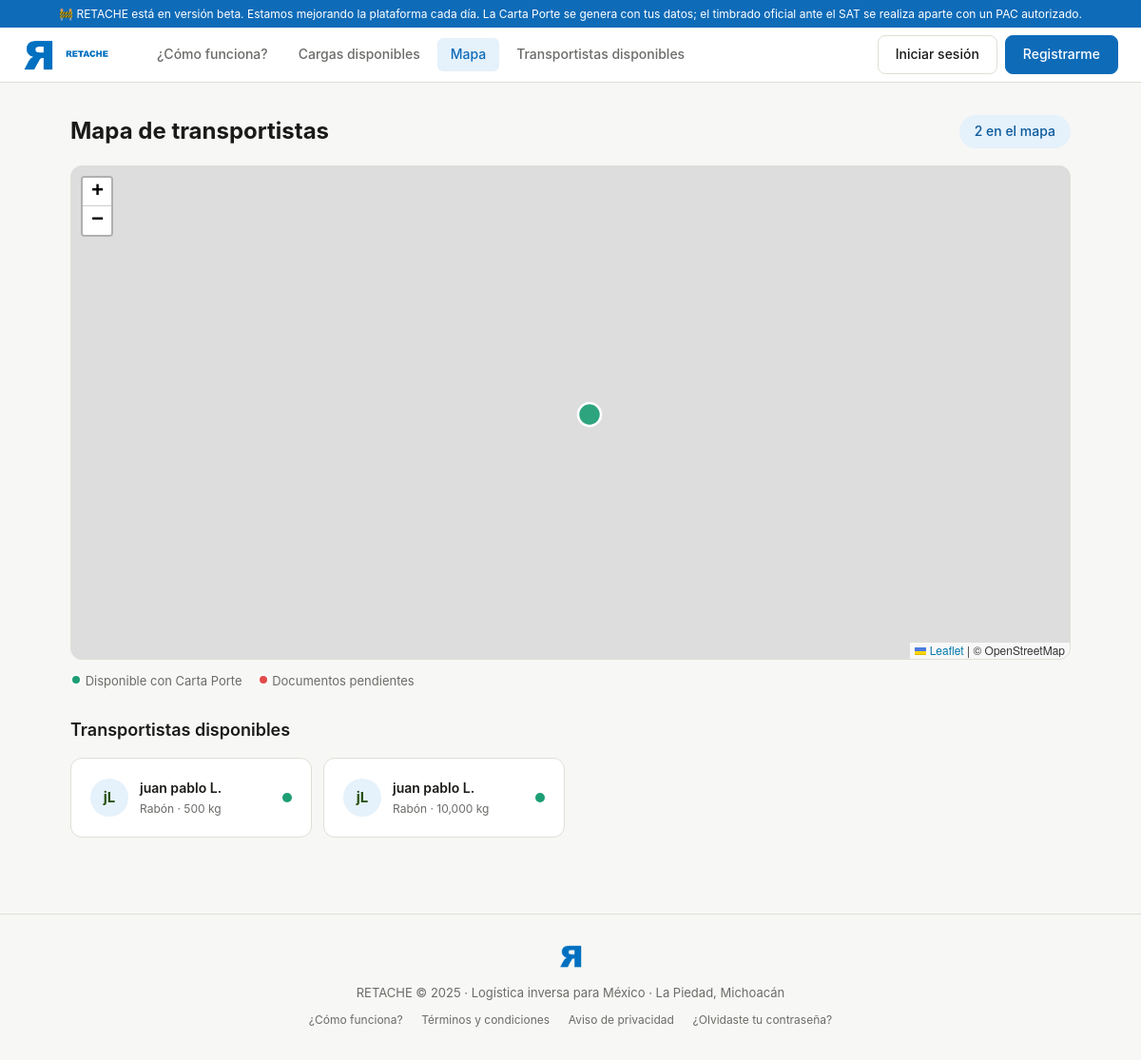
Before: /transportistas/mapa with the older database file.
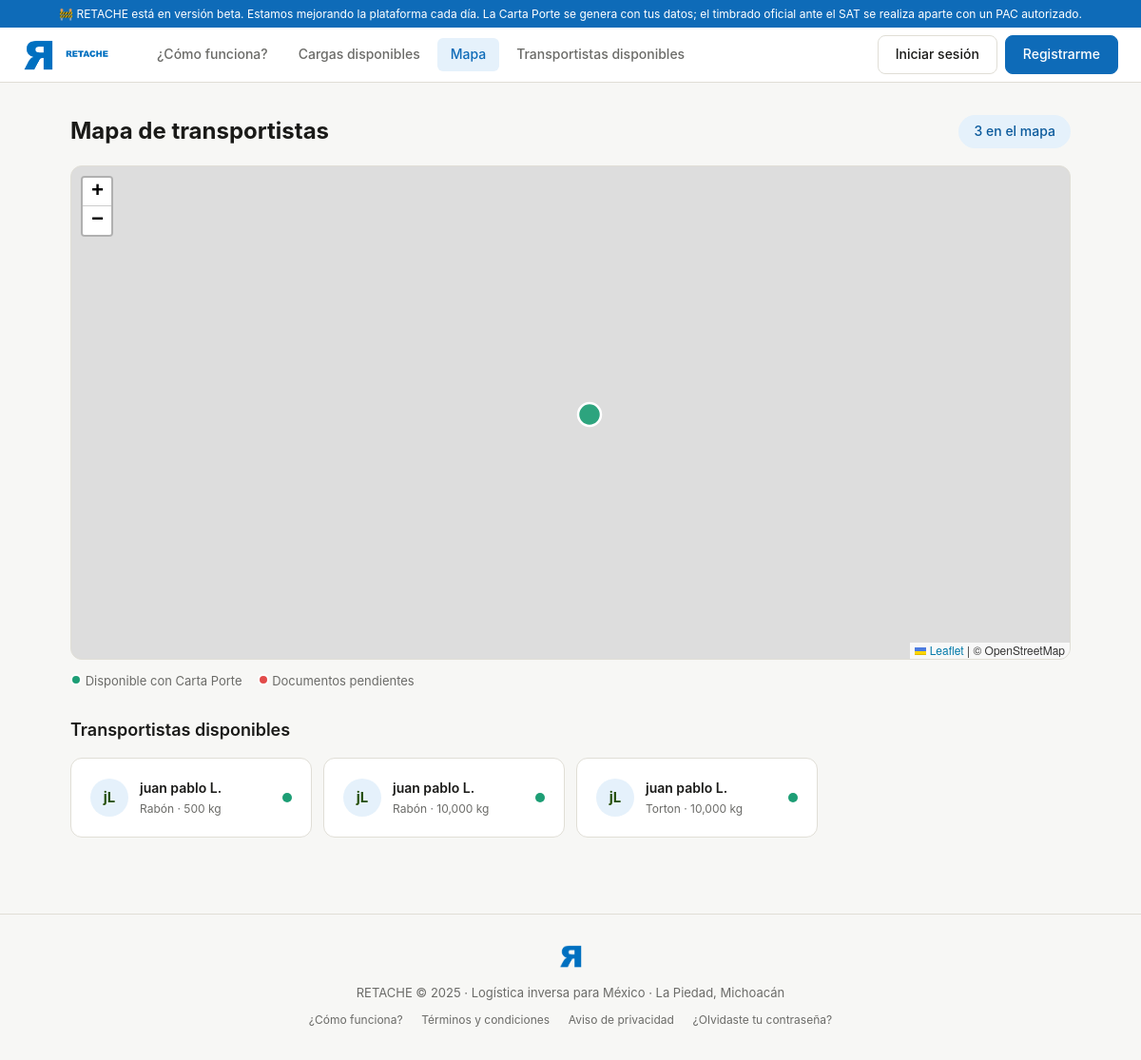
After: the same page with the newer database file.
### models.py (models this page shows)
class Transportista(Base):
    __tablename__ = "transportistas"
    id = Column(Integer, primary_key=True, index=True)
    nombre = Column(String(100), nullable=False)
    apellidos = Column(String(100), nullable=False)
    telefono = Column(String(15), nullable=False)
    email = Column(String(120), unique=True, index=True, nullable=False)
    contrasena_hash = Column(String(200), nullable=False)
    rfc = Column(String(13), unique=True, index=True, nullable=False)
    rfc_verificado = Column(Boolean, default=False)
    num_licencia_federal = Column(String(50), nullable=True)
    licencia_estado = Column(String(20), default=EstadoDocumento.pendiente)
    licencia_vencimiento = Column(DateTime, nullable=True)
    num_poliza_seguro = Column(String(80), nullable=True)
    seguro_estado = Column(String(20), default=EstadoDocumento.pendiente)
    seguro_vencimiento = Column(DateTime, nullable=True)
    seguro_cobertura_mxn = Column(Float, nullable=True)
    verificacion_vehicular_estado = Column(String(20), default=EstadoDocumento.pendiente)
    verificacion_vehicular_vencimiento = Column(DateTime, nullable=True)
    tarjeta_circulacion_estado = Column(String(20), default=EstadoDocumento.pendiente)
    carta_porte_habilitada = Column(Boolean, default=False)
    tipo_vehiculo = Column(String(30), nullable=True)
    marca_vehiculo = Column(String(50), nullable=True)
    modelo_vehiculo = Column(String(50), nullable=True)
    anio_vehiculo = Column(Integer, nullable=True)
    placa = Column(String(10), nullable=True)
    capacidad_kg = Column(Float, nullable=True)
    latitud = Column(Float, nullable=True)
    longitud = Column(Float, nullable=True)
    disponible = Column(Boolean, default=True)
    foto_url = Column(String(200), nullable=True)
    rutas_frecuentes = Column(Text, nullable=True)
    calificacion_promedio = Column(Float, default=0.0)
    total_viajes = Column(Integer, default=0)
    porcentaje_puntualidad = Column(Float, default=100.0)
    fecha_registro = Column(DateTime, server_default=func.now())
    activo = Column(Boolean, default=True)
    email_verificado = Column(Boolean, default=False)
    token_verificacion = Column(String(200), nullable=True)
    token_reset_password = Column(String(200), nullable=True)
    token_reset_expira = Column(DateTime, nullable=True)
    cargas = relationship("Carga", back_populates="transportista")
    mensajes_enviados = relationship("Mensaje", foreign_keys="Mensaje.remitente_transportista_id", back_populates="remitente_transportista")
    resenas = relationship("Resena", back_populates="transportista")
    notificaciones = relationship("Notificacion", back_populates="transportista")
    rutas_disponibles = relationship("RutaDisponible", back_populates="transportista")

### routers/transportistas.py (the view)
@router.get("/mapa", response_class=HTMLResponse)
async def pagina_mapa(request: Request, db: Session = Depends(get_db)):
    transportistas = (
        db.query(Transportista)
        .filter(Transportista.activo == True, Transportista.latitud != None)
        .all()
    )
    return templates.TemplateResponse("mapa.html", ctx(request, transportistas=transportistas))

### templates/mapa.html (shortened to what this page needs)
{% extends "base.html" %}
{% block head_extra %}
<link rel="stylesheet" href="https://unpkg.com/leaflet@1.9.4/dist/leaflet.css"/>
{% endblock %}
{% block content %}
<div style="display:flex; justify-content:space-between; align-items:center; margin-bottom:16px;">
  <h1 style="font-size:24px; font-weight:700;">Mapa de transportistas</h1>
  <span class="badge badge-verde" style="font-size:14px; padding:6px 16px;">{{ transportistas | length }} en el mapa</span>
</div>
<div id="mapa"></div>
<div style="display:flex; gap:16px; margin-top:12px; font-size:13px; color:var(--texto-suave);">
  <span><span style="display:inline-block; width:12px; height:12px; border-radius:50%; background:#1D9E75; border:2px solid white;"></span> Disponible con Carta Porte</span>
  <span><span style="display:inline-block; width:12px; height:12px; border-radius:50%; background:#E24B4A; border:2px solid white;"></span> Documentos pendientes</span>
</div>
<h2 style="font-size:18px; font-weight:600; margin:28px 0 14px;">Transportistas disponibles</h2>
<div style="display:grid; grid-template-columns:repeat(auto-fill, minmax(240px,1fr)); gap:12px;">
  {% for t in transportistas %}
  <a href="/transportistas/{{ t.id }}" style="text-decoration:none;">
    <div class="card" style="cursor:pointer;">
      <div style="display:flex; gap:12px; align-items:center;">
        <div style="width:40px;height:40px;border-radius:50%;background:var(--verde-bg);display:flex;align-items:center;justify-content:center;font-weight:700;color:#27500A;flex-shrink:0;">{{ t.nombre[0] }}{{ t.apellidos[0] }}</div>
        <div>
          <div style="font-weight:600; font-size:14px; color:var(--texto);">{{ t.nombre }} {{ t.apellidos[0] }}.</div>
          <div style="font-size:12px; color:var(--texto-suave);">{{ t.tipo_vehiculo }} · {{ "{:,.0f}".format(t.capacidad_kg) }} kg</div>
        </div>
        <div style="margin-left:auto;"><div style="width:10px;height:10px;border-radius:50%;background:{% if t.carta_porte_habilitada %}#1D9E75{% else %}#E24B4A{% endif %};"></div></div>
      </div>
    </div>
  </a>
  {% else %}
  <div style="grid-column:1/-1; text-align:center; padding:32px; color:var(--texto-suave);">
    Aún no hay transportistas registrados. <a href="/transportistas/registro" class="btn btn-primary">Registrarme como transportista →</a>
  </div>
  {% endfor %}
</div>
{% endblock %}

Changed rows visible on the page:
added Transportista: nombre "j", apellidos "L", nombre "juan pablo", tipo_vehiculo "Torton", capacidad_kg "10,000", carta_porte_habilitada True (drawn)
Other visible differences:
{{ transportistas | length }}: "2" → "3"
